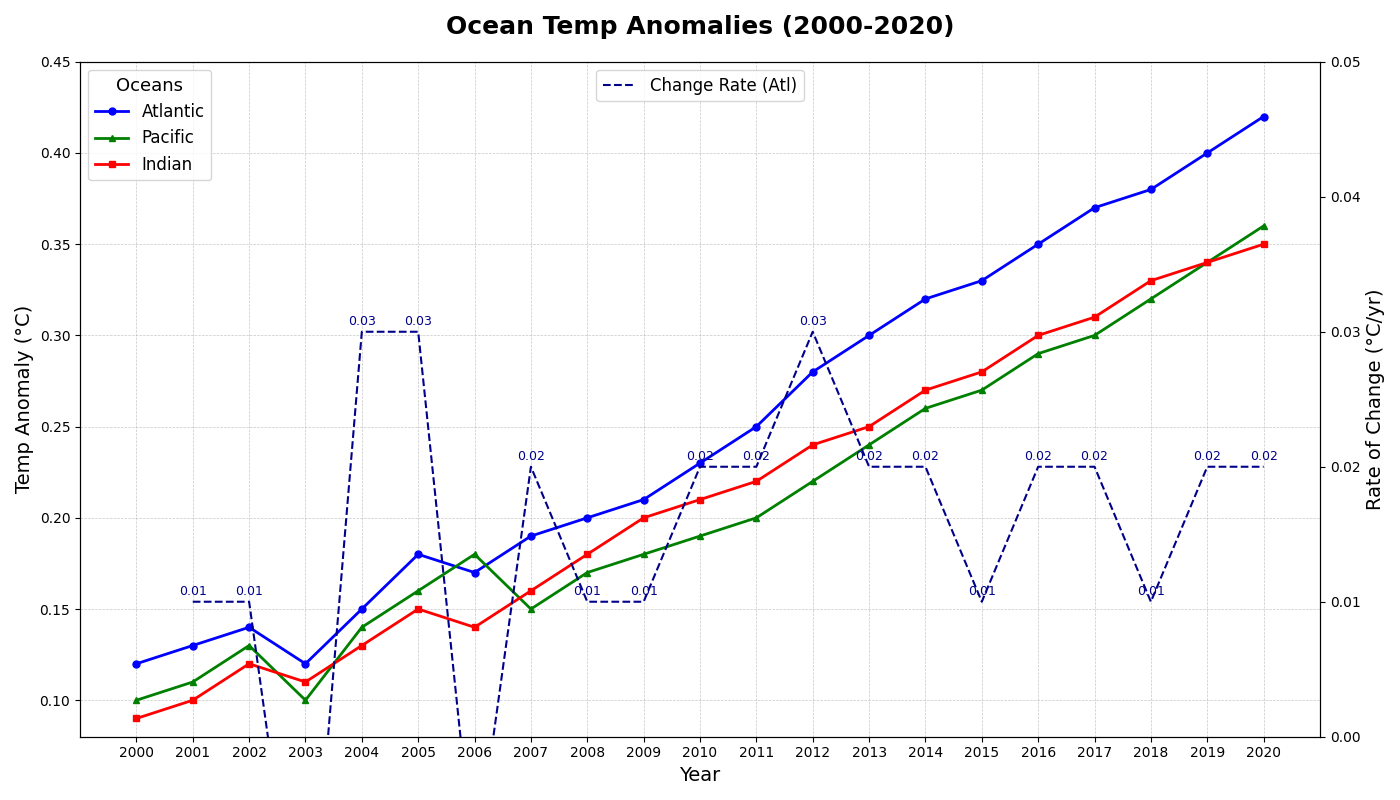

This figure's Python source:
import matplotlib.pyplot as plt
import numpy as np

years = np.arange(2000, 2021)
atlantic_anomalies = [
    0.12, 0.13, 0.14, 0.12, 0.15, 0.18, 0.17, 0.19, 0.20, 0.21, 0.23, 0.25, 0.28, 0.30, 0.32, 0.33, 0.35, 0.37, 0.38, 0.40, 0.42
]
pacific_anomalies = [
    0.10, 0.11, 0.13, 0.10, 0.14, 0.16, 0.18, 0.15, 0.17, 0.18, 0.19, 0.20, 0.22, 0.24, 0.26, 0.27, 0.29, 0.30, 0.32, 0.34, 0.36
]
indian_anomalies = [
    0.09, 0.10, 0.12, 0.11, 0.13, 0.15, 0.14, 0.16, 0.18, 0.20, 0.21, 0.22, 0.24, 0.25, 0.27, 0.28, 0.30, 0.31, 0.33, 0.34, 0.35
]

fig, ax = plt.subplots(figsize=(14, 8))

ax.plot(years, atlantic_anomalies, color='blue', marker='o', markersize=5, linewidth=2, label='Atlantic')
ax.plot(years, pacific_anomalies, color='green', marker='^', markersize=5, linewidth=2, label='Pacific')
ax.plot(years, indian_anomalies, color='red', marker='s', markersize=5, linewidth=2, label='Indian')

ax.set_title("Ocean Temp Anomalies (2000-2020)", fontsize=18, fontweight='bold', pad=20)
ax.set_xlabel("Year", fontsize=14)
ax.set_ylabel("Temp Anomaly (°C)", fontsize=14)
ax.legend(fontsize=12, title="Oceans", title_fontsize='13')

ax.grid(True, which='both', linestyle='--', linewidth=0.5, alpha=0.7)

ax.set_xticks(years)
ax.set_xlim([1999, 2021])
ax.set_ylim([0.08, 0.45])

ax_anomaly_change = ax.twinx()
atlantic_rate_of_change = np.diff(atlantic_anomalies)
ax_anomaly_change.plot(years[1:], atlantic_rate_of_change, color='darkblue', linestyle='--', linewidth=1.5, label='Change Rate (Atl)')

ax_anomaly_change.set_ylim([0.00, 0.05])
ax_anomaly_change.set_ylabel("Rate of Change (°C/yr)", fontsize=14)

for i, rate in enumerate(atlantic_rate_of_change):
    ax_anomaly_change.annotate(f"{rate:.2f}", (years[i+1], rate), textcoords="offset points", xytext=(0,5), ha='center', fontsize=9, color='darkblue')

ax_anomaly_change.legend(loc='upper center', fontsize=12)

plt.tight_layout()
plt.show()
